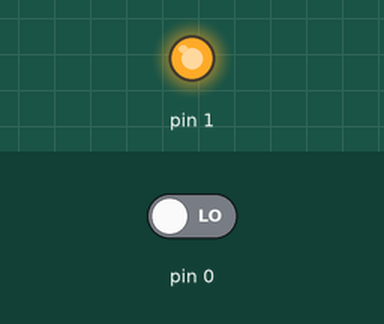
The sketch below on a simulated Arduino Uno, built with avr-gcc and run on an emulated ATmega328P. On the bench: output pins drawn as LEDs (lit = HIGH). The test bench sets the inputs (shaded band); at power-on: pin 0 LOW.

Above: at 1.2 s.
1.3 s: pin 0 driven HIGH
At 2.1 s:
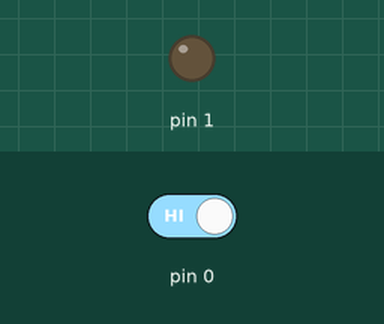
4.3 s: pin 0 driven LOW
At 4.9 s:
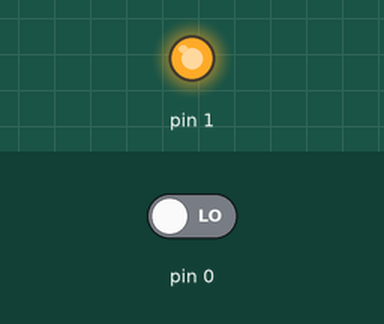
Timing chart, 0 to 7.3 s (numbered marks = the images above; inputs shaded):
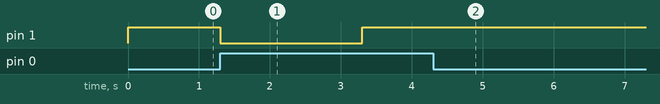

The sketch:

OpenDispenser.ino
```cpp
void setup() {
  pinMode(0,INPUT);
  pinMode(1,OUTPUT);
  digitalWrite(1,HIGH);
}

void loop() {
  if (digitalRead(0)){
    digitalWrite(1,LOW);
    delay(2000);
    digitalWrite(1,HIGH);
    delay(3000);
  }
  delay(100);
}
```

Measured:
- after the input at 1.3 s, pin 1: HIGH → LOW at once, → HIGH 2.0 s later
- after the input at 4.3 s, pin 1: stays HIGH (without the input it goes to LOW after 2.1 s)
